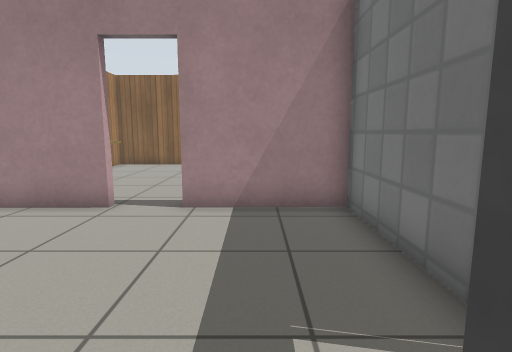
[1] (above)

24 first-person views from a walk through a robot-simulator world made for Gazebo. The camera is 0.9 m above the floor, tilts 8° down and sees 80° across. The lines on the ground mark 1 m squares. The floor is counted in squares, 0.5 m on a side. Each view is taken from the middle of a square. On the plan, view 1 faces up. The plan holds only what a view shows up to about 16 squares ahead; the rest is blank. Simple patterns stand in for the simulator's built-in surfaces. Some stock models are drawn as simple stand-ins. Some surface patterns are stand-ins.

[2]
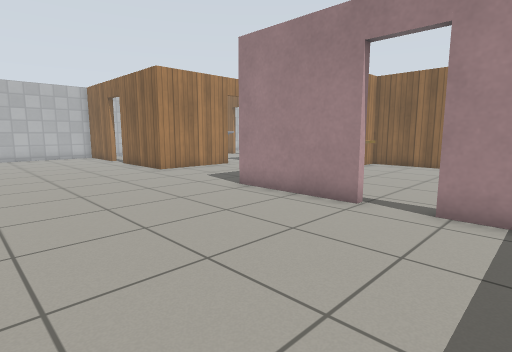

[3]
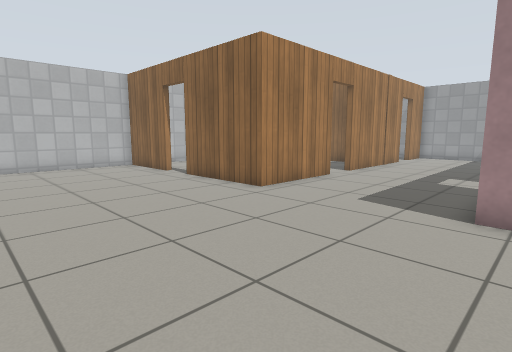

[4]
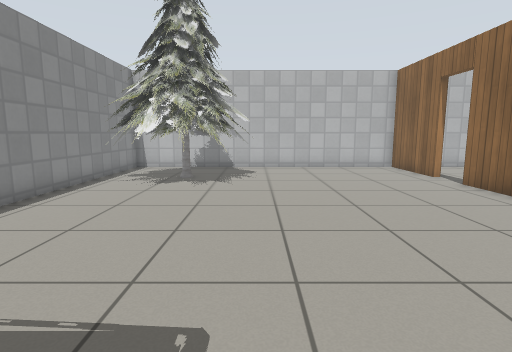

[5]
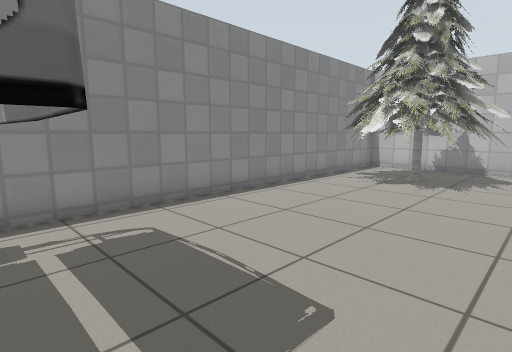

[6]
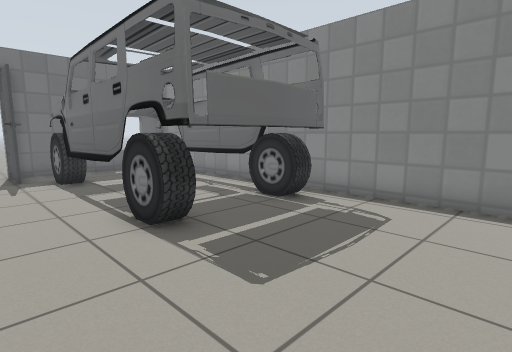

[7]
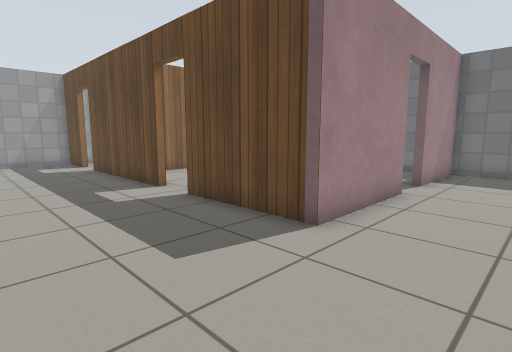

[8]
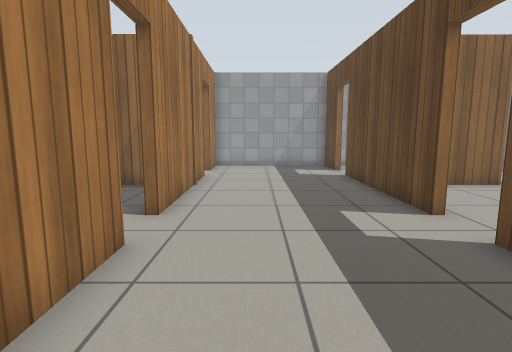

[9]
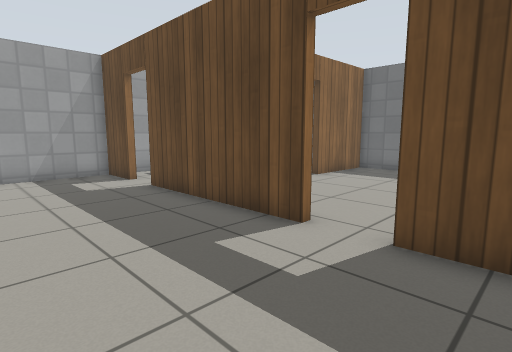

[10]
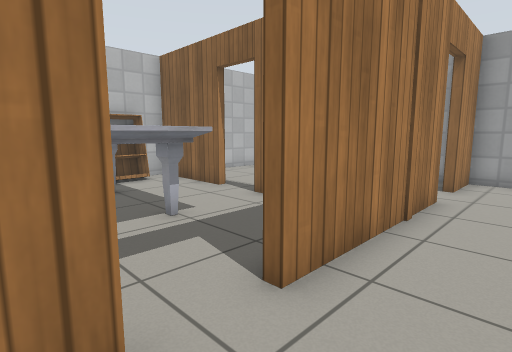

[11]
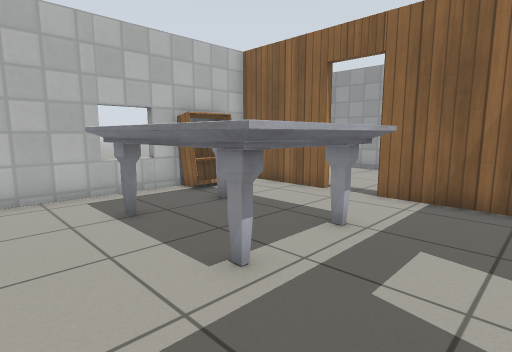

[12]
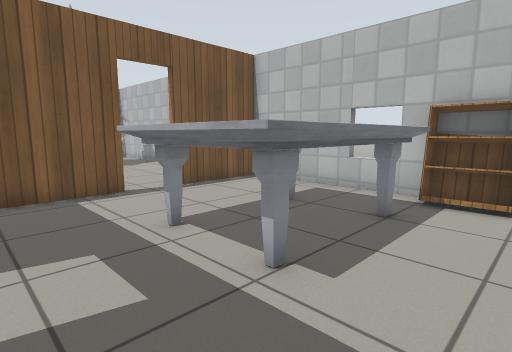

[13]
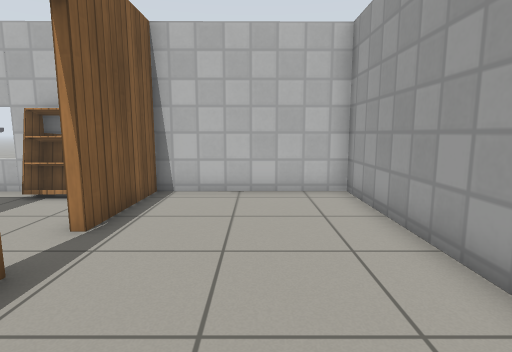

[14]
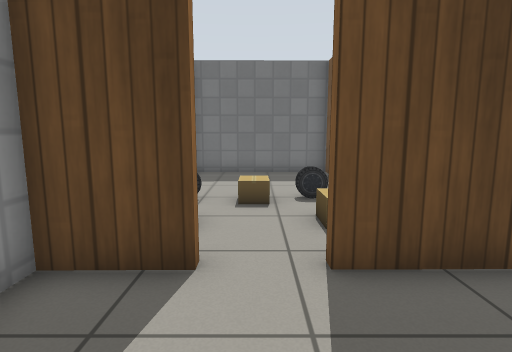

[15]
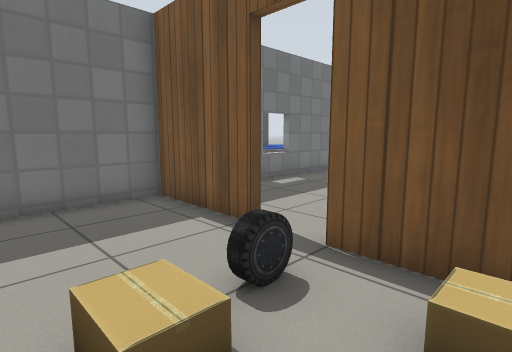

[16]
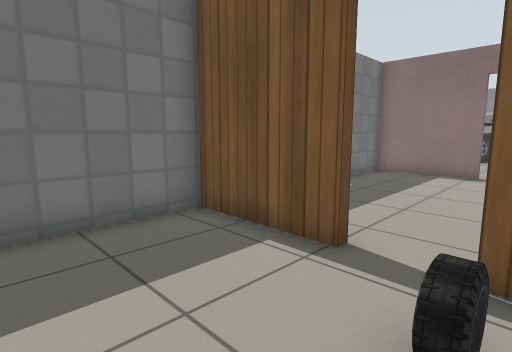

[17]
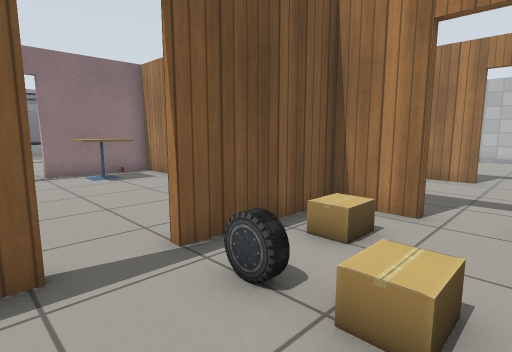

[18]
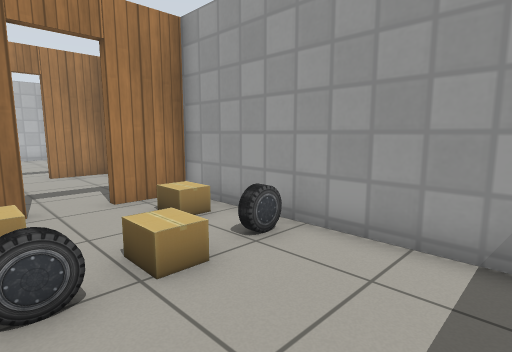

[19]
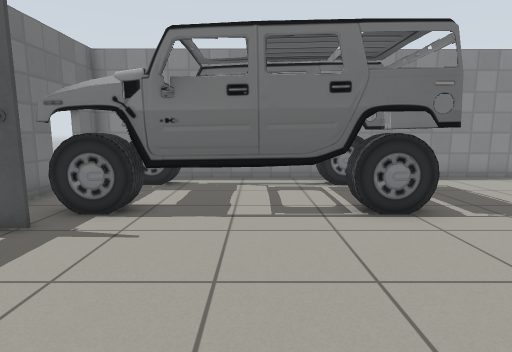

[20]
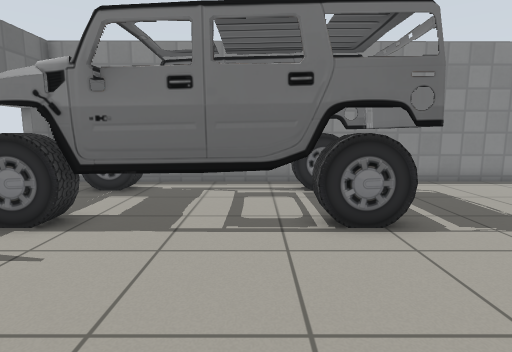

[21]
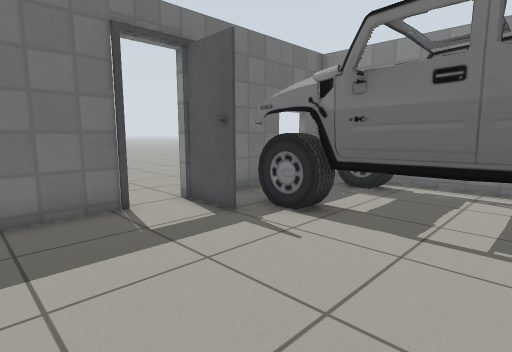

[22]
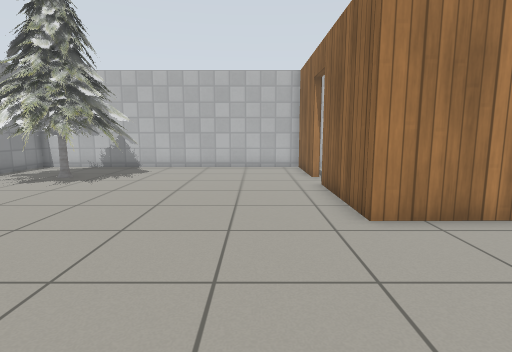

[23]
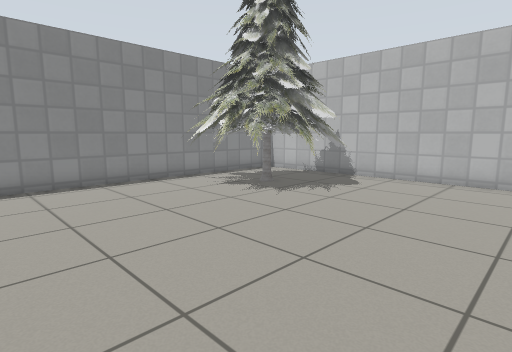

[24]
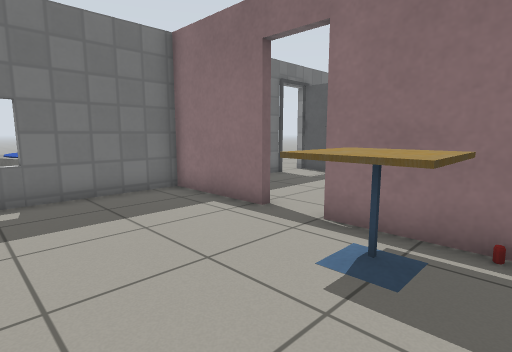

### Floor plan
Key: @ floor where view 1 was taken; # wall or solid block; . floor; D open door; = window, fence, low wall or low ledge; T cafe table; L door leaf; P pine tree; C car; B bookshelf; M marble table; A cardboard box; F fountain; R drink can.
Columns run from 25 left of view 1 to 10 right of it. Each row starts with its distance up from view 1.
 24 ########  ##################
 23 #........ .#.....#.A.C.....#
 22 #..........#.....#.........#
 21 #..........D.....D...A.....#
 20 #..........D.....D...C.....#
 19 #........  #.....#.A.C.....#
 18 #####DD#####.....#####DD####
 17  #.........#.....#.........#
 16  B.........#.....#.........#
 15  B.MMMMMM..#.....#.........
 14 #..MM  MM..#.....#.........
 13 =..    MM..D.....D.........=
 12 #..MM  MM..D.....D.........#   FF
 11 #..MMMMM...#.....#.........# FF
 10 #..........#.....#.TT......# F
  9 #..........#.....#.TT......#
  8 #####DD#####.....#RTT#D#####
  7 #....DD..........###..DD...#
  6 #..........................#
  5 #..........................#
  4 #..........................#
  3 #..........................#
  2 #..........................D.
  1 #..........................D...
  0 #..PPP ..................@L#......
 -1 ## PPPPP........CCCCCCCCCCC#  ......
 -2  #PPPPPP .......CCCCCCCCC  #    ....
 -3  #PPPPPP........CCCCCC CC  #     ..
 -4  # PPPPP........CCCCCCCCCCC=
 -5  # PPPP.........CCCCCCCCCCC#
 -6  ###PP######################

Where each view was taken, in squares from view 1:
view 1: 0 up, 0 right, facing up
view 2: 0 up, 0 right, facing up-left
view 3: 0 up, 7 left, facing up-left
view 4: 0 up, 8 left, facing left
view 5: 1 up, 8 left, facing down-left
view 6: 2 up, 13 left, facing down-right
view 7: 4 up, 13 left, facing up-right
view 8: 7 up, 12 left, facing up
view 9: 10 up, 13 left, facing up-right
view 10: 11 up, 12 left, facing up-left
view 11: 9 up, 15 left, facing up-left
view 12: 17 up, 15 left, facing down-left
view 13: 21 up, 15 left, facing left
view 14: 21 up, 12 left, facing right
view 15: 22 up, 6 left, facing down-right
view 16: 22 up, 4 left, facing down-right
view 17: 22 up, 1 left, facing down-left
view 18: 19 up, 0 right, facing up-left
view 19: 6 up, 4 left, facing down
view 20: 5 up, 5 left, facing down
view 21: 5 up, 5 left, facing down-right
view 22: 5 up, 8 left, facing left
view 23: 5 up, 12 left, facing down-left
view 24: 13 up, 7 left, facing down-right
